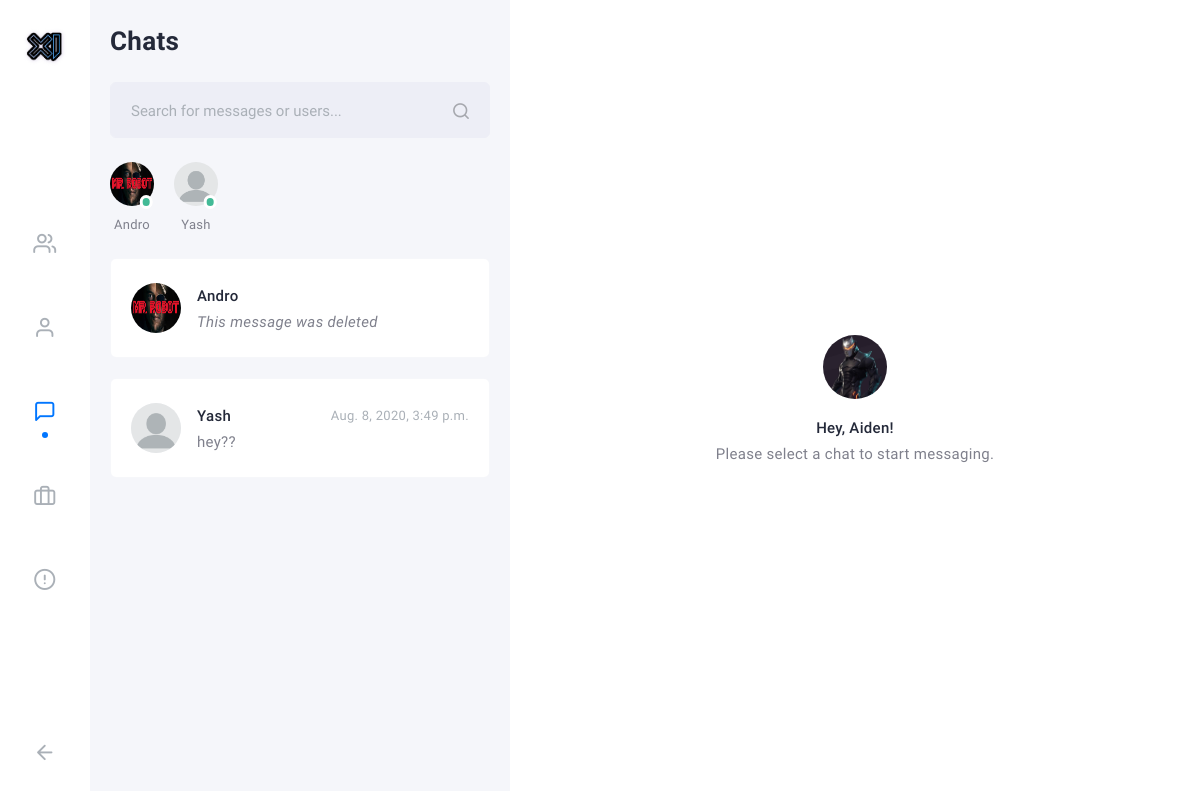
The page /chats/all/ (signed in) on the database its author committed.
### chats/models.py (models this page shows, shortened)
class ChatRoom(models.Model):
    user1 = models.ForeignKey(User,null=True,on_delete=models.CASCADE,related_name="user1")
    user2 = models.ForeignKey(User,null=True,on_delete=models.CASCADE,related_name="user2")

class Chat(models.Model):
    chatroom = models.ForeignKey(ChatRoom,null=True,related_name="chats",on_delete=models.CASCADE)
    sender = models.ForeignKey(User,null=True,on_delete=models.CASCADE,related_name="sender")
    reciever = models.ForeignKey(User,null=True,on_delete=models.CASCADE,related_name="reciever")
    message = models.TextField(null=True,blank=True)
    date_added = models.DateTimeField(auto_now_add=True)
    deleted = models.BooleanField(default=False, blank=True, null=True)
    project = models.ForeignKey(Project,null=True,blank=True,on_delete=models.CASCADE,related_name="chats")
    issue = models.ForeignKey(Issue,null=True,blank=True,on_delete=models.CASCADE,related_name="chats")

### accounts/models.py (models this page shows, shortened)
class Profile(models.Model):
    user = models.OneToOneField(User,null=True,on_delete=models.CASCADE)
    profile_pic = models.ImageField(null=True,blank=True,default = 'blank-profile-picture.jpg',upload_to='')
    first_name = models.CharField(max_length = 30,null=True)
    last_name = models.CharField(max_length = 30,null=True)
    phone = models.CharField(max_length = 14,null=True)
    occupation = models.CharField(max_length = 30,null=True)
    works_at = models.CharField(max_length = 30,null=True)
    skills = TaggableManager()
    country = models.CharField(max_length = 30,null=True)
    location = models.TextField()
    reputation_points = models.IntegerField(default=0)
    linkedin = models.URLField(blank=True,null=True)
    github = models.URLField(blank=True,null=True)
    twitter = models.URLField(blank=True,null=True)
    online = models.BooleanField(default=False)

### chats/views.py (the view)
# urls.py: path('all/', views.all, name="all"),
@login_required
def all(request):
	user1 = request.user
	all_users = User.objects.all
	issues = Issue.objects.filter( Q(members__pk = request.user.pk )|Q(user=request.user))
	projects = Project.objects.filter( Q(members__pk = request.user.pk )|Q(user=request.user))
	rooms = ChatRoom.objects.filter(Q(user1=user1)|Q(user2=user1))
	context = {'user':user1,'issues':issues,'projects':projects,'rooms':rooms,'all_users':all_users}
	return render(request, 'chats/chat_base.html',context)

### chats/templates/chats/chat_base.html (shortened to what this page needs)
<!DOCTYPE html>
<html lang="en">
{% load static %}
<head>
    <link href="{% static 'css/template.min.css' %}" rel="stylesheet">
</head>
<body>
    <div class="layout">
        <div class="navigation navbar navbar-light justify-content-center py-xl-7">
            <a href="#" class="d-none d-xl-block mb-6">
                <img src="{% static 'images/logo.png' %}" class="mx-auto fill-primary" data-inject-svg alt
                    style="height: 46px;">
            </a>
            <ul class="nav navbar-nav flex-row flex-xl-column flex-grow-1 justify-content-between justify-content-xl-center py-3 py-lg-0"
                role="tablist">
                <li class="nav-item ">
                    <a class="nav-link position-relative p-0 py-xl-3" data-toggle="tab" href="#tab-content-friends"
                        title="Friends" role="tab">
                        <i class="icon-lg fe-users"></i>
                    </a>
                </li>
                <li class="nav-item mt-xl-9">
                    <a class="nav-link position-relative p-0 py-xl-3" data-toggle="tab" href="#tab-content-user"
                        title="User" role="tab">
                        <i class="icon-lg fe-user"></i>
                    </a>
                </li>
                <li class="nav-item mt-xl-9">
                    <a class="nav-link position-relative p-0 py-xl-3 active" data-toggle="tab"
                        href="#tab-content-dialogs" title="Chats" role="tab">
                        <i class="icon-lg fe-message-square"></i>
                        <div class="badge badge-dot badge-primary badge-bottom-center"></div>
                    </a>
                </li>
                <li class="nav-item mt-xl-9 ">
                    <a class="nav-link position-relative p-0 py-xl-3" data-toggle="tab" href="#tab-content-projects"
                        title="project" role="tab">
                        <i class="icon-lg fe-briefcase"></i>
                    </a>
                </li>
                <li class="nav-item mt-xl-9 d-none d-xl-block flex-xl-grow-1 ">
                    <a class="nav-link position-relative p-0 py-xl-3" data-toggle="tab" href="#tab-content-issues"
                        title="issue" role="tab">
                        <i class="icon-lg fe-alert-circle"></i>
                    </a>
                </li>
                <li class="nav-item mt-xl-9">
                    <a class="nav-link position-relative p-0 py-xl-3" href="{% url 'home' %}" title="Dashboard">
                        <i class="icon-lg fe-arrow-left"></i>
                    </a>
                </li>
            </ul>
        </div>
        <div class="sidebar">
            <div class="tab-content h-100" role="tablist">
                <div class="tab-pane fade h-100 show active" id="tab-content-dialogs" role="tabpanel">
                    <div class="d-flex flex-column h-100">
                        <div class="hide-scrollbar">
                            <div class="container-fluid py-6">
                                <h2 class="font-bold mb-6">Chats</h2>
                                <form class="mb-6">
                                    <div class="input-group">
                                        <input type="text" class="form-control form-control-lg"
                                            placeholder="Search for messages or users..."
                                            aria-label="Search for messages or users...">
                                        <div class="input-group-append">
                                            <button class="btn btn-lg btn-ico btn-secondary btn-minimal" type="submit">
                                                <i class="fe-search"></i>
                                            </button>
                                        </div>
                                    </div>
                                </form>
                                <div class="text-center hide-scrollbar d-flex my-7" data-horizontal-scroll>
                                    {% for room in rooms %}
                                    {% if room.user2.profile.online == True %}
                                    {% if room.user2 != user %}
                                    <a href="{% url 'chats:list' pk=room.user2.pk %}"
                                        class="d-block text-reset mr-7 mr-lg-6">
                                        <div class="avatar avatar-sm avatar-online mb-3">
                                            <img class="avatar-img" src="{{room.user2.profile.profile_pic.url}}"
                                                alt="Image Description">
                                        </div>
                                        <div class="small">{{room.user2.username.capitalize}}</div>
                                    </a>
                                    {% else %}
                                    <a href="{% url 'chats:list' pk=room.user1.pk %}"
                                        class="d-block text-reset mr-7 mr-lg-6">
                                        <div class="avatar avatar-sm avatar-online mb-3">
                                            <img class="avatar-img" src="{{room.user1.profile.profile_pic.url}}"
                                                alt="Image Description">
                                        </div>
                                        <div class="small">{{room.user1.username.capitalize}}</div>
                                    </a>
                                    {% endif %}
                                    {% endif %}
                                    {% endfor %}
                                </div>
                                <nav class="nav d-block list-discussions-js mb-n6">
                                    {% for room in rooms %}
                                    {% if room.user2 != user %}
                                    <a class="text-reset nav-link p-0 mb-6"
                                        href="{% url 'chats:list' pk=room.user2.pk %}">
                                        <div class="card card-active-listener">
                                            <div class="card-body">
                                                <div class="media">
                                                    <div class="avatar mr-5">
                                                        <img class="avatar-img"
                                                            src="{{room.user2.profile.profile_pic.url}}"
                                                            alt="Bootstrap Themes">
                                                    </div>
                                                    <div class="media-body overflow-hidden">
                                                        <div class="d-flex align-items-center mb-1">
                                                            <h6 class="text-truncate mb-0 mr-auto">
                                                                {{room.user2.username.capitalize}}</h6>
                                                        </div>
                                                        {% if room.chats.all.last.deleted == False %}
                                                        <div class="text-truncate">{{room.chats.all.last.message}}</div>
                                                        {% else %}
                                                        <div class="text-truncate"><i>This message was deleted</i></div>
                                                        {% endif %}
                                                    </div>
                                                </div>
                                            </div>
                                        </div>
                                    </a>
                                    {% else %}
                                    <a class="text-reset nav-link p-0 mb-6"
                                        href="{% url 'chats:list' pk=room.user1.pk %}">
                                        <div class="card card-active-listener">
                                            <div class="card-body">
                                                <div class="media">
                                                    <div class="avatar mr-5">
                                                        <img class="avatar-img"
                                                            src="{{room.user1.profile.profile_pic.url}}"
                                                            alt="Bootstrap Themes">
                                                    </div>
                                                    <div class="media-body overflow-hidden">
                                                        <div class="d-flex align-items-center mb-1">
                                                            <h6 class="text-truncate mb-0 mr-auto">
                                                                {{room.user1.username.capitalize}}</h6>
                                                            <p class="small text-muted text-nowrap ml-4">
                                                                {{room.chats.all.last.date_added}}</p>
                                                        </div>
                                                        {% if room.chats.all.last.deleted == False %}
                                                        <div class="text-truncate">{{room.chats.all.last.message}}</div>
                                                        {% else %}
                                                        <div class="text-truncate"><i>This message was deleted</i></div>
                                                        {% endif %}
                                                    </div>
                                                </div>
                                            </div>
                                        </div>
                                    </a>
                                    {% endif %}
                                    {% endfor %}
                                </nav>
                            </div>
                        </div>
                    </div>
                </div>
            </div>
        </div>
        {% block content %}
        <div class="main" data-mobile-height>
            <div class="chat flex-column justify-content-center text-center">
                <div class="container-xxl">
                    <div class="avatar avatar-lg mb-5">
                        <img class="avatar-img" src="{{user.profile.profile_pic.url}}" alt>
                    </div>
                    <h6>Hey, {{user.username.capitalize}}!</h6>
                    <p>Please select a chat to start messaging.</p>
                </div>
            </div>
        </div>
        {% endblock %}
    </div>
</body>
</html>

### rows shown on the page
ChatRoom: user2.profile.profile_pic (picture), user2.username "Andro", shows "This message was deleted"
ChatRoom: user1.profile.profile_pic (placeholder picture), user1.username "Yash", chats.all.last.date_added "Aug. 8, 2020, 3:49 p.m.", chats.all.last.message "hey??"

### other values the page prints
{{ user.username.capitalize }} "Aiden"
